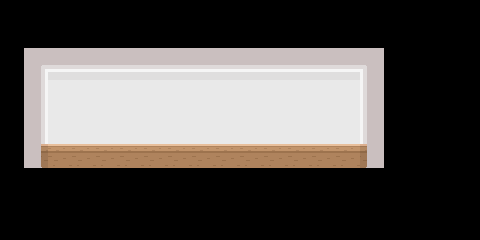

Below is a game level as drawn by its tile map, then a one-line description and the .tmx file that defines it, in full:
An orthogonal 20x10 tile map with 24x24 px tiles, 2 tile layers (Background, Ground).

<map version="1.2" tiledversion="1.2.0" orientation="orthogonal" renderorder="right-down" width="20" height="10" tilewidth="24" tileheight="24" infinite="0" nextlayerid="3" nextobjectid="1">
 <tileset firstgid="1" name="tileset" tilewidth="24" tileheight="24" tilecount="100" columns="10">
  <image source="tileset.png" width="240" height="240" />
  <tile id="0">
   <properties>
    <property name="collides" type="bool" value="true" />
   </properties>
  </tile>
  <tile id="1">
   <properties>
    <property name="collides" type="bool" value="true" />
   </properties>
  </tile>
  <tile id="2">
   <properties>
    <property name="collides" type="bool" value="true" />
   </properties>
  </tile>
  <tile id="10">
   <properties>
    <property name="collides" type="bool" value="true" />
   </properties>
  </tile>
  <tile id="12">
   <properties>
    <property name="collides" type="bool" value="true" />
   </properties>
  </tile>
  <tile id="20">
   <properties>
    <property name="collides" type="bool" value="true" />
   </properties>
  </tile>
  <tile id="22">
   <properties>
    <property name="collides" type="bool" value="true" />
   </properties>
  </tile>
  <tile id="30">
   <properties>
    <property name="collides" type="bool" value="true" />
   </properties>
  </tile>
  <tile id="31">
   <properties>
    <property name="collides" type="bool" value="true" />
   </properties>
  </tile>
  <tile id="32">
   <properties>
    <property name="collides" type="bool" value="true" />
   </properties>
  </tile>
 </tileset>
 <layer id="1" name="Background" width="20" height="10">
  <data encoding="csv">
0,0,0,0,0,0,0,0,0,0,0,0,0,0,0,0,0,0,0,0,
0,0,0,0,0,0,0,0,0,0,0,0,0,0,0,0,0,0,0,0,
0,0,0,0,0,0,0,0,0,0,0,0,0,0,0,0,0,0,0,0,
0,0,12,12,12,12,12,12,12,12,12,12,12,12,12,0,0,0,0,0,
0,0,22,22,22,22,22,22,22,22,22,22,22,22,22,0,0,0,0,0,
0,0,22,22,22,22,22,22,22,22,22,22,22,22,22,0,0,0,0,0,
0,0,0,0,0,0,0,0,0,0,0,0,0,0,0,0,0,0,0,0,
0,0,0,0,0,0,0,0,0,0,0,0,0,0,0,0,0,0,0,0,
0,0,0,0,0,0,0,0,0,0,0,0,0,0,0,0,0,0,0,0,
0,0,0,0,0,0,0,0,0,0,0,0,0,0,0,0,0,0,0,0
</data>
 </layer>
 <layer id="2" name="Ground" width="20" height="10">
  <data encoding="csv">
0,0,0,0,0,0,0,0,0,0,0,0,0,0,0,0,0,0,0,0,
0,0,0,0,0,0,0,0,0,0,0,0,0,0,0,0,0,0,0,0,
0,1,2,2,2,2,2,2,2,2,2,2,2,2,2,3,0,0,0,0,
0,11,0,0,0,0,0,0,0,0,0,0,0,0,0,13,0,0,0,0,
0,21,0,0,0,0,0,0,0,0,0,0,0,0,0,13,0,0,0,0,
0,11,0,0,0,0,0,0,0,0,0,0,0,0,0,23,0,0,0,0,
0,31,32,32,32,32,32,32,32,32,32,32,32,32,32,33,0,0,0,0,
0,0,0,0,0,0,0,0,0,0,0,0,0,0,0,0,0,0,0,0,
0,0,0,0,0,0,0,0,0,0,0,0,0,0,0,0,0,0,0,0,
0,0,0,0,0,0,0,0,0,0,0,0,0,0,0,0,0,0,0,0
</data>
 </layer>
</map>